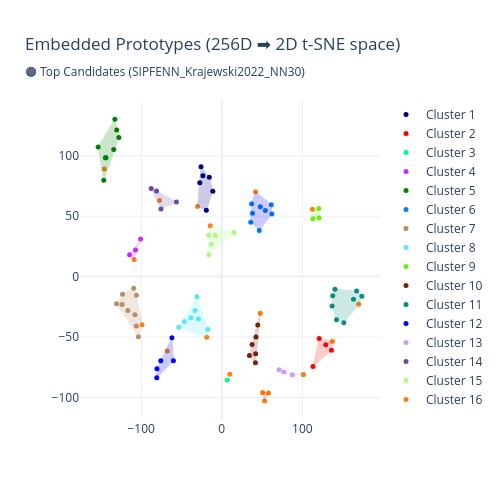
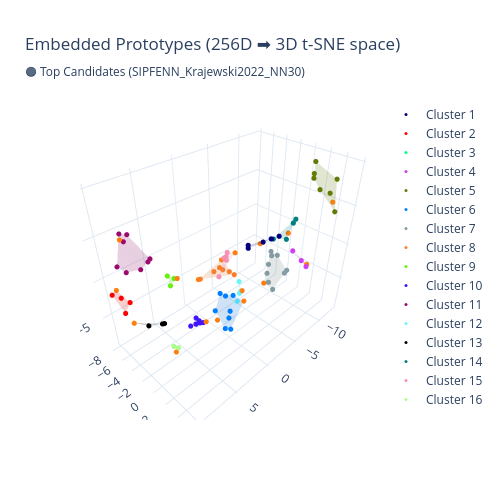

The code cell stored with these charts, in order, in its notebook:
### Markdown cell above
### Data Visualization and Data Export

**crystALL** allows visualization of the clustering process by reducing its dimensionality to 2D and 3D spaces for plotting.

To generate publication-ready plots, we use the `plot_2D` and `plot_3D` functions from `crystALLSearch`.

### Code cell
AlO2Search.plot_2D()
AlO2Search.plot_3D()
